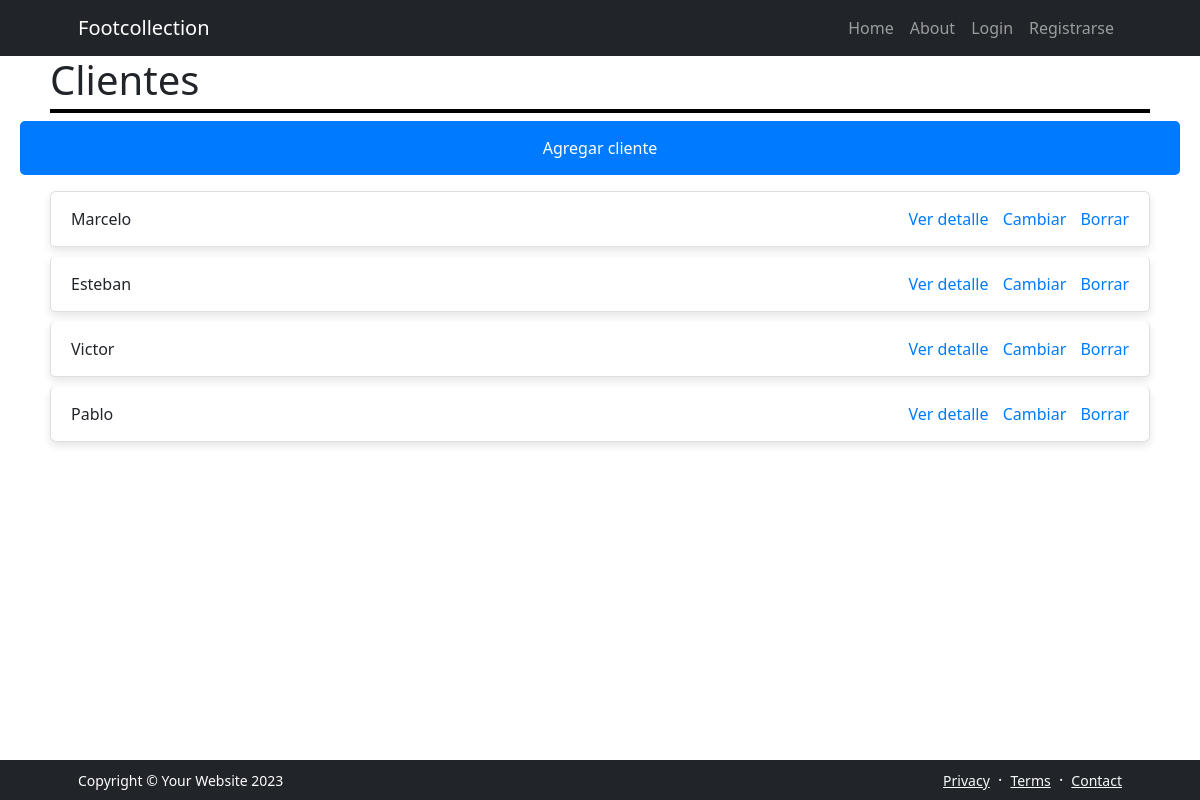
/clientes/, run on the app's committed database.
### Cliente/models.py (models this page shows, shortened)
class Cliente(models.Model):
    nombre = models.CharField(max_length=50)
    apellido = models.CharField(max_length=50)
    email = models.EmailField(max_length=100)
    pais_origen_id = models.ForeignKey(
        Pais, on_delete=models.SET_NULL, blank=True, null=True, verbose_name="país de origen"
    )
    avatar = models.ImageField(upload_to="avatares", null=True, blank=True)

### Cliente/views.py (the view)
# urls.py: path("", views.home, name="home"),
def home(request):
    query = models.Cliente.objects.all()
    context = {"clientes": query}
    return render(request, "Cliente/index.html", context)

### Cliente/templates/Cliente/index.html (shortened to what this page needs)
{% extends 'core/base.html' %}
{% block title %}
  <h1 class="titulo">Clientes</h1>
{% endblock title %}
{% block contenido %}
  <p><a href="{% url 'Cliente:cliente_create' %}" class="boton">Agregar cliente</a></p>
<div class="contenido">
    <ul class="list-group">
      {% for cliente in clientes %}
          <li class="list-group-item">
            {{ cliente.nombre }}
            <span>
              <a href="{% url 'Cliente:cliente_detail' cliente.id %}">Ver detalle</a>
              <a href="{% url 'Cliente:cliente_update' cliente.id %}">Cambiar</a>
              <a href="{% url 'Cliente:cliente_delete' cliente.id %}">Borrar</a>
            </span>
          </li>
      {% endfor %}
    </ul>
</div>
{% endblock contenido %}

### Cliente/templates/Cliente/index.html (style rules this page uses)
.titulo { margin-left: 50px; border-bottom: 4px solid black; padding-bottom: 5px; margin-right: 50px }
.contenido { margin: 0 50px; }
.boton { display: block; width: calc(100% - 40px); margin: 0 auto; background-color: #007bff; color: #fff; padding: 15px 20px; text-align: center; text-decoration: none; border: none; border-radius: 5px; cursor: pointer; font-size: 16px; box-sizing: border-box; }
.list-group-item { display: flex; justify-content: space-between; align-items: center; padding: 15px 20px; border-radius: 5px; margin-bottom: 10px; box-shadow: 0 4px 8px rgba(0, 0, 0, 0.1); transition: transform 0.2s; }
.list-group-item a { margin-left: 10px; text-decoration: none; color: #007bff; }

### data on the page
Cliente: nombre "Marcelo"
Cliente: nombre "Esteban"
Cliente: nombre "Victor"
Cliente: nombre "Pablo"
